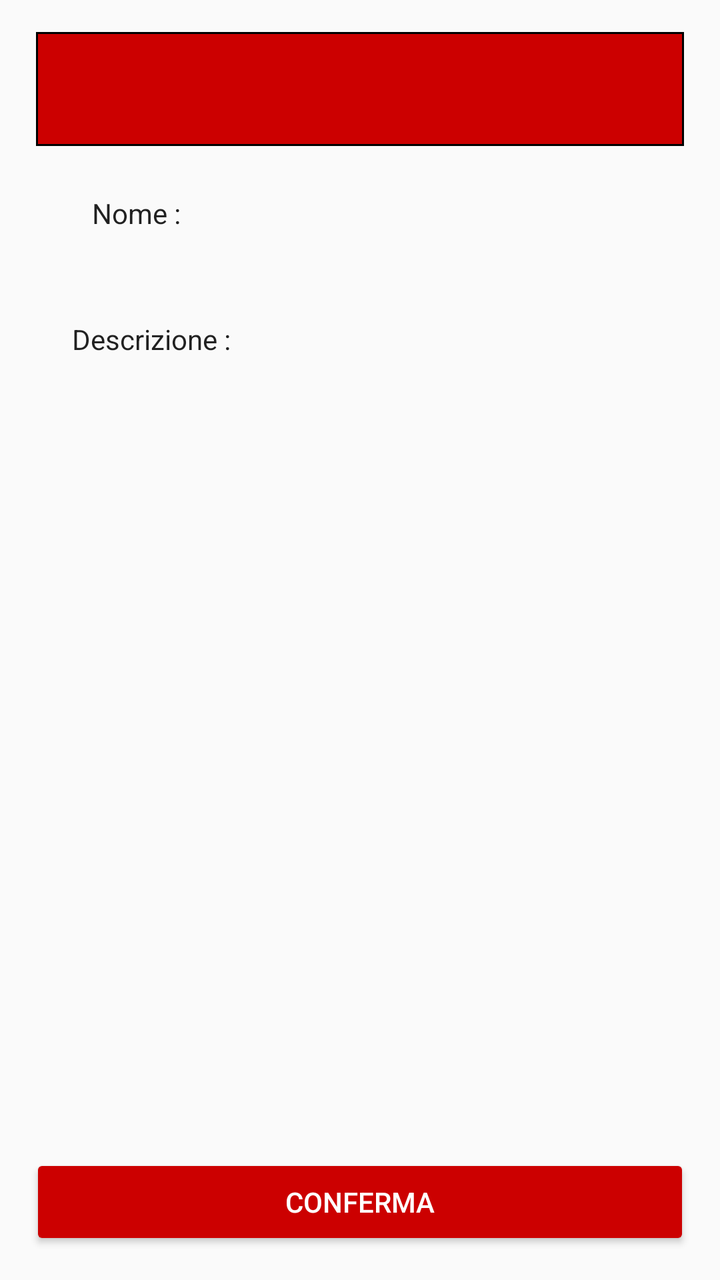
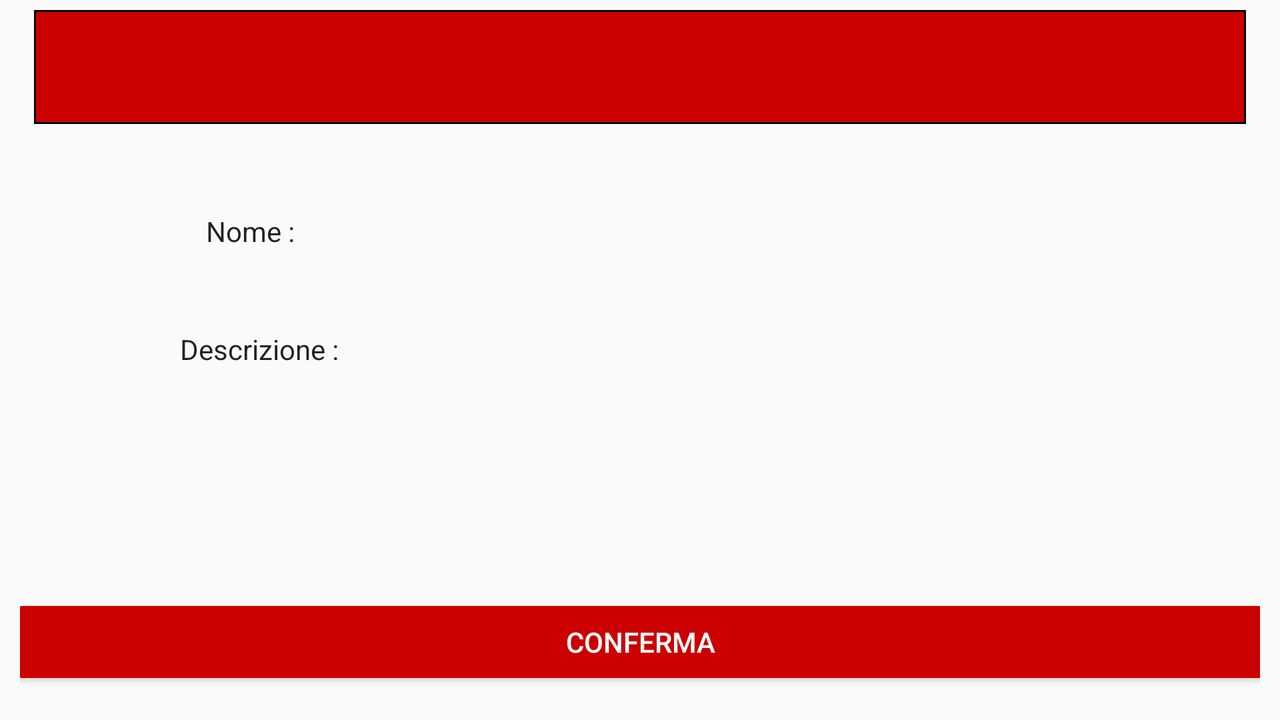

Two renders of one Android screen. The first uses the default layout on a phone; the second uses the alternative layout the repository ships for a different screen configuration, on a matching device. The two XML files are below.
<!-- AndroidManifest.xml: application theme AppTheme -->
<!-- res/layout/activity_scelta.xml -->
<?xml version="1.0" encoding="utf-8"?>
<android.support.constraint.ConstraintLayout xmlns:android="http://schemas.android.com/apk/res/android"
    xmlns:app="http://schemas.android.com/apk/res-auto"
    xmlns:tools="http://schemas.android.com/tools"
    android:layout_width="match_parent"
    android:layout_height="match_parent"
    android:paddingLeft="10dp"
    android:paddingRight="10dp">

    <TextView
        android:id="@+id/textView3"
        android:layout_width="95dp"
        android:layout_height="35dp"
        android:layout_marginStart="16dp"
        android:layout_marginTop="92dp"
        android:paddingLeft="20dp"
        android:paddingTop="5dp"
        android:text="Nome :"
        android:textAppearance="@style/TextAppearance.AppCompat.Body1"
        app:layout_constraintStart_toStartOf="parent"
        app:layout_constraintTop_toTopOf="parent" />

    <Button
        android:id="@+id/buttonConferma"
        android:layout_width="330dp"
        android:layout_height="48dp"
        android:layout_marginBottom="15dp"
        android:layout_marginEnd="15dp"
        android:layout_marginStart="15dp"
        android:backgroundTint="@color/colorRed"
        android:text="CONFERMA"
        android:textColor="@color/colorWhite"
        app:layout_constraintBottom_toBottomOf="parent"
        app:layout_constraintEnd_toEndOf="parent"
        app:layout_constraintStart_toStartOf="parent" />

    <EditText
        android:id="@+id/editTextNome"
        android:layout_width="202dp"
        android:layout_height="37dp"
        android:layout_marginEnd="10dp"
        android:layout_marginTop="90dp"
        android:background="@drawable/edit_style"
        android:ems="10"
        android:inputType="textCapSentences"
        android:paddingBottom="10dp"
        android:paddingLeft="10dp"
        android:paddingRight="10dp"
        android:paddingTop="10dp"
        android:textAppearance="@style/TextAppearance.AppCompat.Body1"
        app:layout_constraintEnd_toEndOf="parent"
        app:layout_constraintTop_toTopOf="parent" />

    <TextView
        android:id="@+id/textView2"
        android:layout_width="101dp"
        android:layout_height="35dp"
        android:layout_marginStart="16dp"
        android:layout_marginTop="28dp"
        android:paddingLeft="10dp"
        android:paddingTop="5dp"
        android:text="Descrizione :"
        android:textAppearance="@style/TextAppearance.AppCompat.Body1"
        app:layout_constraintStart_toStartOf="parent"
        app:layout_constraintTop_toBottomOf="@+id/textView3" />

    <EditText
        android:id="@+id/editTextDesc"
        android:layout_width="202dp"
        android:layout_height="wrap_content"
        android:layout_marginEnd="10dp"
        android:layout_marginTop="24dp"
        android:background="@drawable/edit_style"
        android:ems="10"
        android:inputType="textMultiLine"
        android:maxHeight="300dp"
        android:paddingBottom="10dp"
        android:paddingLeft="10dp"
        android:paddingRight="10dp"
        android:paddingTop="10dp"
        android:textAppearance="@style/TextAppearance.AppCompat.Body1"
        app:layout_constraintEnd_toEndOf="parent"
        app:layout_constraintTop_toBottomOf="@+id/editTextNome" />

    <TextView
        android:id="@+id/textViewTitolo"
        android:layout_width="324dp"
        android:layout_height="57dp"
        android:layout_marginEnd="13dp"
        android:layout_marginStart="13dp"
        android:layout_marginTop="16dp"
        android:background="@drawable/edit_style_titolo"
        android:paddingTop="8dp"
        android:textAlignment="center"
        android:textAppearance="@style/TextAppearance.AppCompat.Display1"
        android:textColor="@color/colorWhite"
        app:layout_constraintEnd_toEndOf="parent"
        app:layout_constraintStart_toStartOf="parent"
        app:layout_constraintTop_toTopOf="parent" />

</android.support.constraint.ConstraintLayout>
<!-- resources referenced by this layout -->
<resources>
  <color name="colorRed">#CC0000</color>
  <color name="colorWhite">#FFFFFF</color>
  <!-- drawable edit_style_titolo (drawable) -->
  <?xml version="1.0" encoding="utf-8"?>
  <shape xmlns:android="http://schemas.android.com/apk/res/android" android:shape="rectangle">
      <solid android:color="@color/colorRed"/>
      <stroke android:width="1dp" android:color="#000000"/>
  </shape>
  <style name="AppTheme" parent="Theme.AppCompat.Light.NoActionBar">
          
          <item name="colorPrimary">@color/colorBlackGrey</item>
          <item name="colorPrimaryDark">@color/colorBlackGrey</item>
          <item name="colorAccent">@color/colorBlackGrey</item>
      </style>
  <color name="colorBlackGrey">#242424</color>
</resources>
<!-- res/layout-land/activity_scelta.xml (the repository's variant of the layout above) -->
<!-- drawn on the phone turned sideways -->
<?xml version="1.0" encoding="utf-8"?>
<android.support.constraint.ConstraintLayout xmlns:android="http://schemas.android.com/apk/res/android"
    xmlns:app="http://schemas.android.com/apk/res-auto"
    xmlns:tools="http://schemas.android.com/tools"
    android:layout_width="match_parent"
    android:layout_height="match_parent"
    android:paddingLeft="10dp"
    android:paddingRight="10dp">

    <TextView
        android:id="@+id/textViewTitolo"
        android:layout_width="606dp"
        android:layout_height="57dp"
        android:layout_marginEnd="12dp"
        android:layout_marginStart="12dp"
        android:layout_marginTop="5dp"
        android:background="@drawable/edit_style_titolo"
        android:paddingTop="8dp"
        android:textAlignment="center"
        android:textAppearance="@style/TextAppearance.AppCompat.Display1"
        android:textColor="@color/colorWhite"
        app:layout_constraintEnd_toEndOf="parent"
        app:layout_constraintStart_toStartOf="parent"
        app:layout_constraintTop_toTopOf="parent" />

    <TextView
        android:id="@+id/textView3"
        android:layout_width="95dp"
        android:layout_height="35dp"
        android:layout_marginStart="73dp"
        android:layout_marginTop="39dp"
        android:paddingLeft="20dp"
        android:paddingTop="5dp"
        android:text="Nome :"
        android:textAppearance="@style/TextAppearance.AppCompat.Body1"
        app:layout_constraintStart_toStartOf="parent"
        app:layout_constraintTop_toBottomOf="@+id/textViewTitolo" />

    <Button
        android:id="@+id/buttonConferma"
        android:layout_width="631dp"
        android:layout_height="48dp"
        android:layout_marginBottom="15dp"
        android:layout_marginEnd="7dp"
        android:layout_marginStart="7dp"
        android:backgroundTint="@color/colorRed"
        android:text="CONFERMA"
        android:textColor="@color/colorWhite"
        app:layout_constraintBottom_toBottomOf="parent"
        app:layout_constraintEnd_toEndOf="parent"
        app:layout_constraintStart_toStartOf="parent" />

    <EditText
        android:id="@+id/editTextNome"
        android:layout_width="202dp"
        android:layout_height="37dp"
        android:layout_marginStart="18dp"
        android:layout_marginTop="39dp"
        android:background="@drawable/edit_style"
        android:ems="10"
        android:inputType="textCapSentences"
        android:paddingBottom="10dp"
        android:paddingLeft="10dp"
        android:paddingRight="10dp"
        android:paddingTop="10dp"
        android:textAppearance="@style/TextAppearance.AppCompat.Body1"
        app:layout_constraintStart_toEndOf="@+id/textView3"
        app:layout_constraintTop_toBottomOf="@+id/textViewTitolo" />

    <TextView
        android:id="@+id/textView2"
        android:layout_width="101dp"
        android:layout_height="35dp"
        android:layout_marginStart="70dp"
        android:layout_marginTop="24dp"
        android:paddingLeft="10dp"
        android:paddingTop="5dp"
        android:text="Descrizione :"
        android:textAppearance="@style/TextAppearance.AppCompat.Body1"
        app:layout_constraintStart_toStartOf="parent"
        app:layout_constraintTop_toBottomOf="@+id/textView3" />

    <EditText
        android:id="@+id/editTextDesc"
        android:layout_width="332dp"
        android:layout_height="wrap_content"
        android:layout_marginStart="16dp"
        android:layout_marginTop="22dp"
        android:background="@drawable/edit_style"
        android:ems="10"
        android:inputType="textMultiLine"
        android:maxHeight="100dp"
        android:paddingBottom="10dp"
        android:paddingLeft="10dp"
        android:paddingRight="10dp"
        android:paddingTop="10dp"
        android:textAppearance="@style/TextAppearance.AppCompat.Body1"
        app:layout_constraintStart_toEndOf="@+id/textView2"
        app:layout_constraintTop_toBottomOf="@+id/editTextNome" />

</android.support.constraint.ConstraintLayout>
